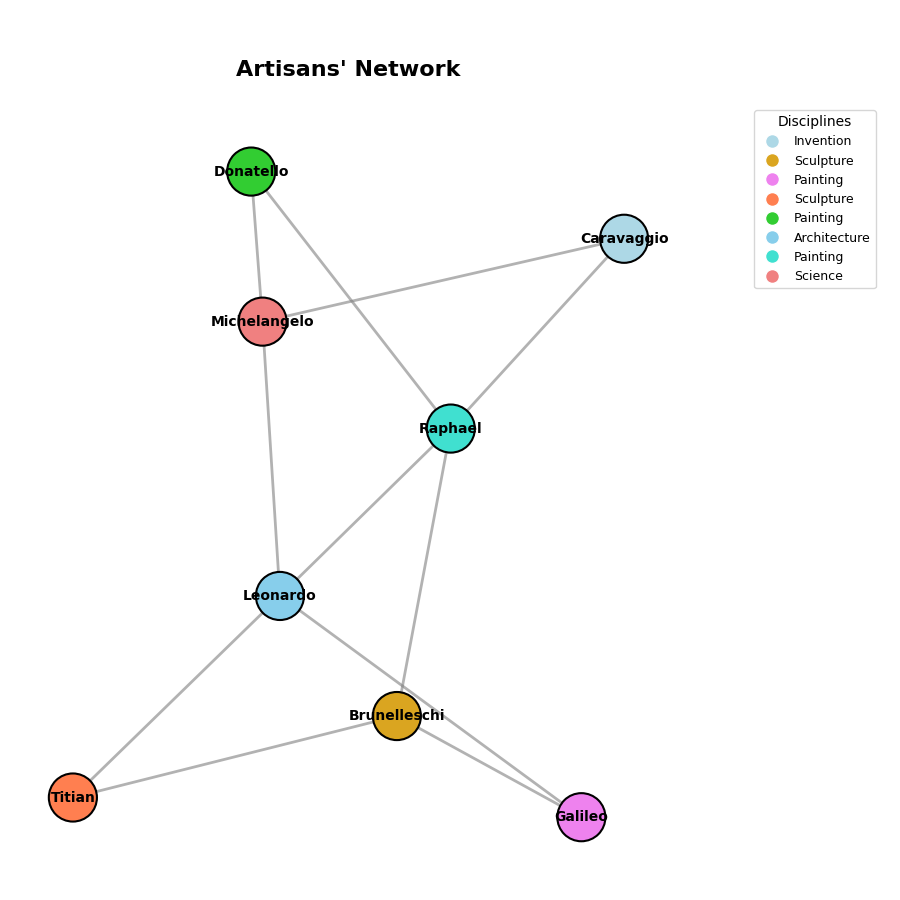

The Python source for this figure:
import matplotlib.pyplot as plt
import networkx as nx

# Create an undirected graph (default in nx.Graph)
G = nx.Graph()

# Define collaborations as an undirected series of edges
collaborations = {
    'Leonardo': ['Galileo', 'Titian', 'Michelangelo'],
    'Michelangelo': ['Leonardo', 'Donatello'],
    'Raphael': ['Donatello', 'Caravaggio', 'Leonardo'],
    'Donatello': ['Raphael'],
    'Titian': ['Brunelleschi'],
    'Brunelleschi': ['Raphael'],
    'Caravaggio': ['Michelangelo'],
    'Galileo': ['Brunelleschi'],
}

# Add edges to the graph
for artist, collaborators in collaborations.items():
    for collaborator in collaborators:
        G.add_edge(artist, collaborator)

# Define node colors
node_colors = {
    'Leonardo': 'skyblue',
    'Michelangelo': 'lightcoral',
    'Raphael': 'turquoise',
    'Donatello': 'limegreen',
    'Titian': 'coral',
    'Brunelleschi': 'goldenrod',
    'Caravaggio': 'lightblue',
    'Galileo': 'violet',
}

node_color_list = [node_colors[node] for node in G.nodes]

# Set up the plot with a fixed size
fig, ax = plt.subplots(figsize=(9, 9))

# Calculate layout positions
pos = nx.spring_layout(G, seed=42)

# Draw the nodes, edges, and labels on the graph
nx.draw_networkx_nodes(G, pos, ax=ax, node_size=1200, node_color=node_color_list, edgecolors='black', linewidths=1.5)
nx.draw_networkx_edges(G, pos, ax=ax, width=2, edge_color='gray', style='solid', alpha=0.6)
nx.draw_networkx_labels(G, pos, ax=ax, font_size=10, font_weight='bold', verticalalignment='center')
ax.set_title("Artisans' Network", fontsize=16, fontweight='bold', pad=20)
ax.axis('off')

# Create a legend for node colors
legend_labels = {
    'lightblue': 'Invention',
    'goldenrod': 'Sculpture',
    'violet': 'Painting',
    'coral': 'Sculpture',
    'limegreen': 'Painting',
    'skyblue': 'Architecture',
    'turquoise': 'Painting',
    'lightcoral': 'Science',
}
handles = [plt.Line2D([0], [0], marker='o', color='w', label=label, markerfacecolor=color, markersize=10) for color, label in legend_labels.items()]
ax.legend(handles=handles, loc='upper right', title="Disciplines", fontsize=9, bbox_to_anchor=(1.3, 1))

plt.tight_layout(rect=[0, 0, 1, 0.95])
plt.show()
